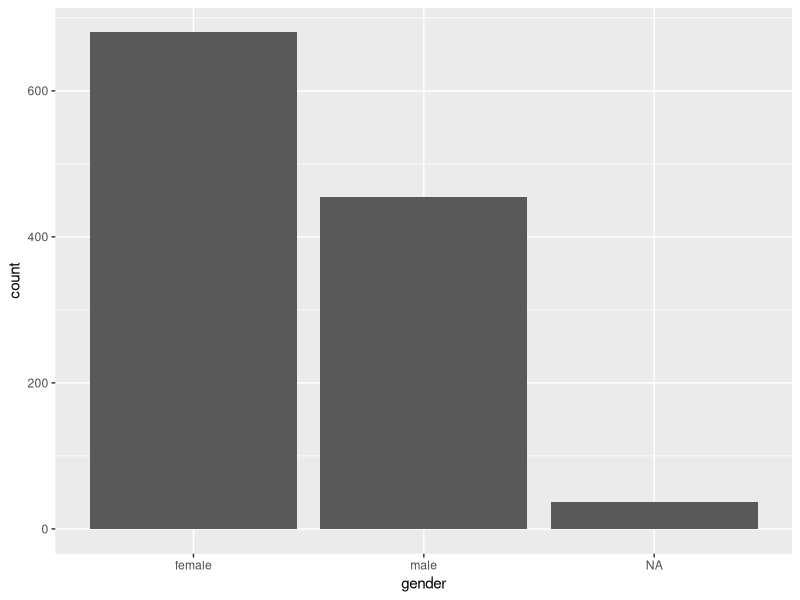
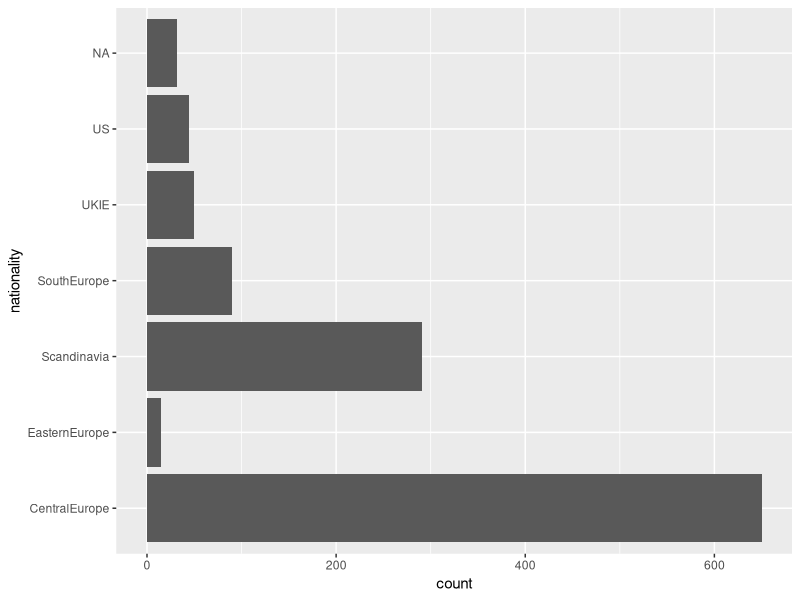
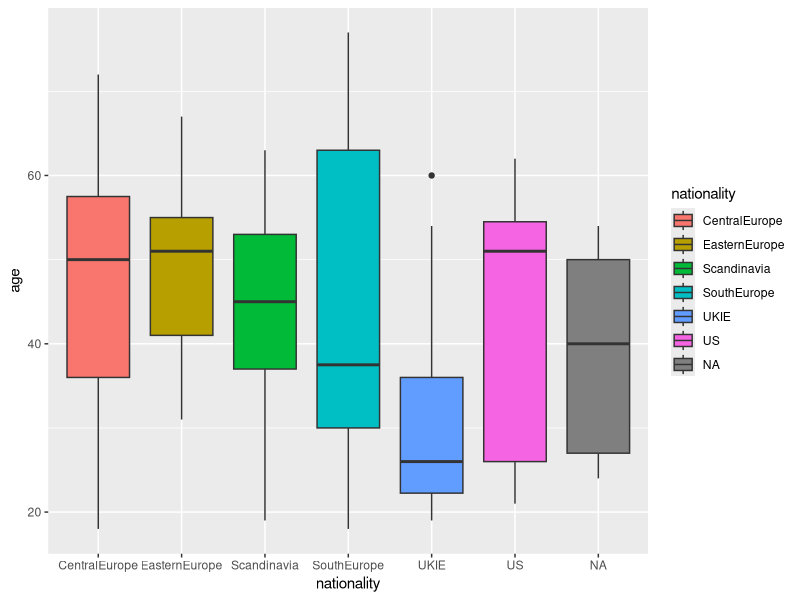
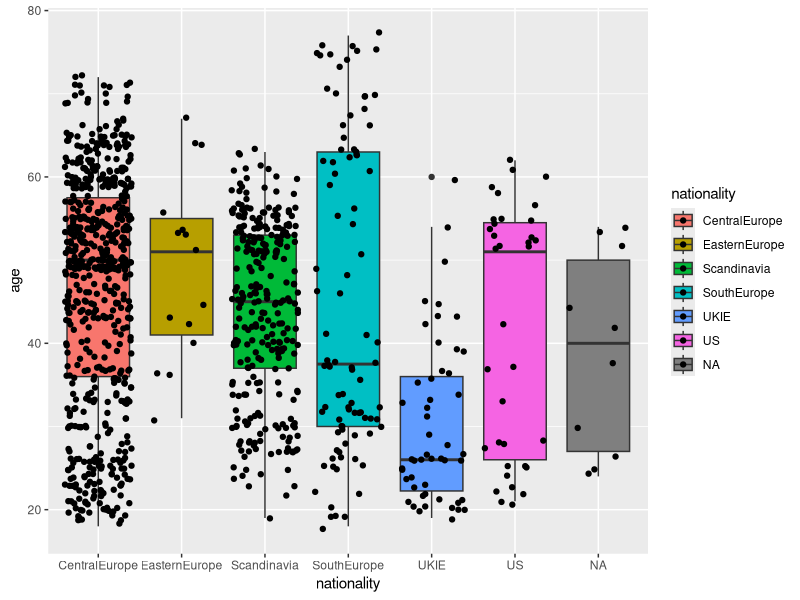
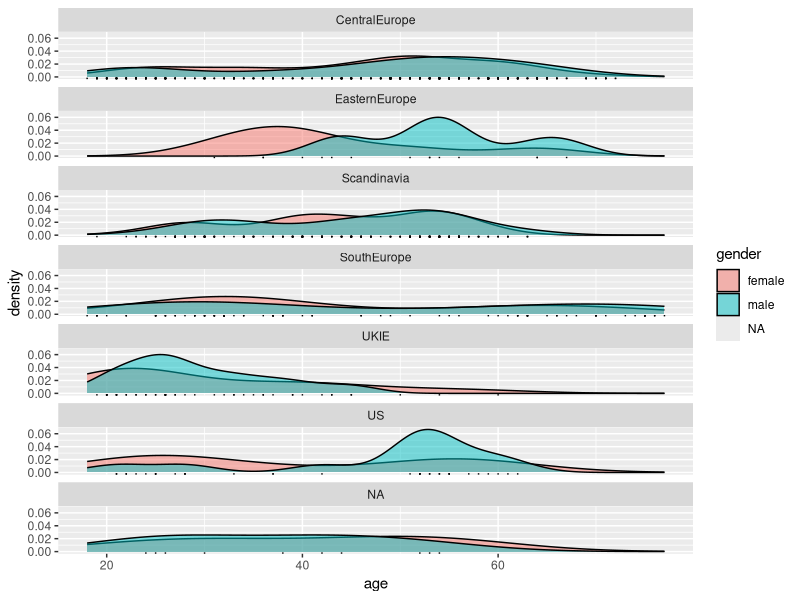

Write R code to recreate these figures, in order.
library(tidyverse)

# Exercise chapter 2

## 1. Read in data
sampledata <- read_tsv("data/sampledata.tsv")

## 2. Explore the dataset
sampledata

## 3. Plot the amount of males and females in this study using a barchart
ggplot(sampledata, aes(x = gender)) +
  geom_bar()

## 4. Do the same but for the nationality of the participants
ggplot(sampledata, aes(x = nationality)) +
  geom_bar() +
  coord_flip()

## 5. Create a boxplot showing the age distribution of each nationality. Use the fill aesthetic to make it a little bit more colorful
ggplot(sampledata, aes(x = nationality, y = age, fill = nationality)) +
  geom_boxplot() 

## 6. Add an extra layer to 5. with plotting points over the boxplot. Remove that layer again and explore the difference with geom_jitter()
ggplot(sampledata, aes(x = nationality, y = age, fill = nationality)) +
  geom_boxplot() +
  geom_jitter()

## 7. Advanced: Plot the age density of all participants coloured by gender, faceted per nationality.
ggplot(sampledata, aes(x = age, fill = gender)) +
  geom_density(alpha = 0.5) +
  facet_wrap(~nationality, nrow = 7) +
  geom_rug()
